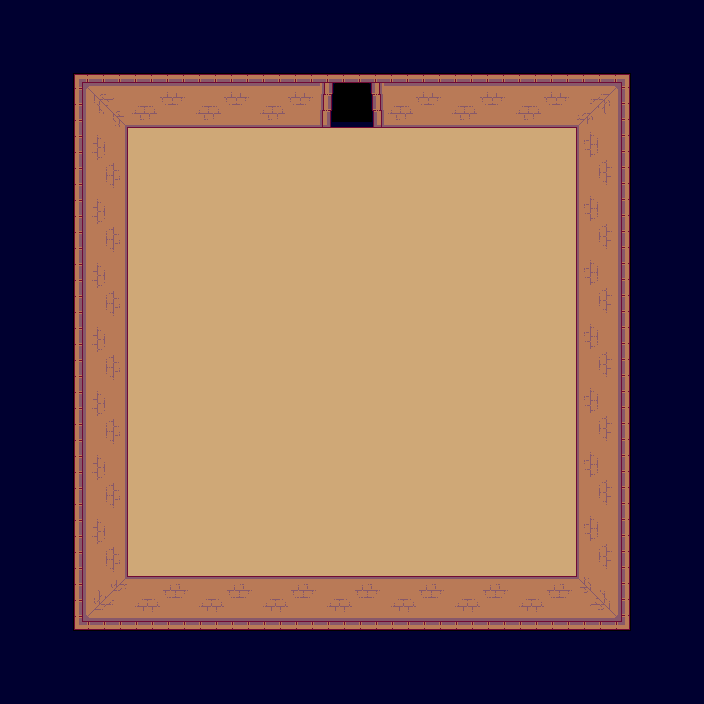

This is a level from a 2D game, rendered from its Tiled map with the project's own tilesets. A one-line summary and the complete map file follow:
An orthogonal 11x11 tile map with 64x64 px tiles, 2 tile layers (background, collision) and 2 objects (door, hero).

<map version="1.0" tiledversion="1.0.3" orientation="orthogonal" renderorder="right-down" width="11" height="11" tilewidth="64" tileheight="64" nextobjectid="3">
 <tileset firstgid="1" name="tileset" tilewidth="64" tileheight="64" tilecount="16" columns="4">
  <image source="../images/tileset.png" width="256" height="256" />
 </tileset>
 <layer name="background" width="11" height="11">
  <data>
   <tile gid="0" />
   <tile gid="0" />
   <tile gid="0" />
   <tile gid="0" />
   <tile gid="0" />
   <tile gid="0" />
   <tile gid="0" />
   <tile gid="0" />
   <tile gid="0" />
   <tile gid="0" />
   <tile gid="0" />
   <tile gid="0" />
   <tile gid="0" />
   <tile gid="0" />
   <tile gid="0" />
   <tile gid="0" />
   <tile gid="16" />
   <tile gid="0" />
   <tile gid="0" />
   <tile gid="0" />
   <tile gid="0" />
   <tile gid="0" />
   <tile gid="0" />
   <tile gid="0" />
   <tile gid="6" />
   <tile gid="6" />
   <tile gid="6" />
   <tile gid="6" />
   <tile gid="6" />
   <tile gid="6" />
   <tile gid="6" />
   <tile gid="0" />
   <tile gid="0" />
   <tile gid="0" />
   <tile gid="0" />
   <tile gid="6" />
   <tile gid="6" />
   <tile gid="6" />
   <tile gid="6" />
   <tile gid="6" />
   <tile gid="6" />
   <tile gid="6" />
   <tile gid="0" />
   <tile gid="0" />
   <tile gid="0" />
   <tile gid="0" />
   <tile gid="6" />
   <tile gid="6" />
   <tile gid="6" />
   <tile gid="6" />
   <tile gid="6" />
   <tile gid="6" />
   <tile gid="6" />
   <tile gid="0" />
   <tile gid="0" />
   <tile gid="0" />
   <tile gid="0" />
   <tile gid="6" />
   <tile gid="6" />
   <tile gid="6" />
   <tile gid="6" />
   <tile gid="6" />
   <tile gid="6" />
   <tile gid="6" />
   <tile gid="0" />
   <tile gid="0" />
   <tile gid="0" />
   <tile gid="0" />
   <tile gid="6" />
   <tile gid="6" />
   <tile gid="6" />
   <tile gid="6" />
   <tile gid="6" />
   <tile gid="6" />
   <tile gid="6" />
   <tile gid="0" />
   <tile gid="0" />
   <tile gid="0" />
   <tile gid="0" />
   <tile gid="6" />
   <tile gid="6" />
   <tile gid="6" />
   <tile gid="6" />
   <tile gid="6" />
   <tile gid="6" />
   <tile gid="6" />
   <tile gid="0" />
   <tile gid="0" />
   <tile gid="0" />
   <tile gid="0" />
   <tile gid="6" />
   <tile gid="6" />
   <tile gid="6" />
   <tile gid="6" />
   <tile gid="6" />
   <tile gid="6" />
   <tile gid="6" />
   <tile gid="0" />
   <tile gid="0" />
   <tile gid="0" />
   <tile gid="0" />
   <tile gid="0" />
   <tile gid="0" />
   <tile gid="0" />
   <tile gid="0" />
   <tile gid="0" />
   <tile gid="0" />
   <tile gid="0" />
   <tile gid="0" />
   <tile gid="0" />
   <tile gid="0" />
   <tile gid="0" />
   <tile gid="0" />
   <tile gid="0" />
   <tile gid="0" />
   <tile gid="0" />
   <tile gid="0" />
   <tile gid="0" />
   <tile gid="0" />
   <tile gid="0" />
   <tile gid="0" />
  </data>
 </layer>
 <layer name="collision" width="11" height="11">
  <properties>
   <property name="collision" value="true" />
  </properties>
  <data>
   <tile gid="4" />
   <tile gid="4" />
   <tile gid="4" />
   <tile gid="4" />
   <tile gid="4" />
   <tile gid="4" />
   <tile gid="4" />
   <tile gid="4" />
   <tile gid="4" />
   <tile gid="4" />
   <tile gid="4" />
   <tile gid="4" />
   <tile gid="1" />
   <tile gid="2" />
   <tile gid="2" />
   <tile gid="2" />
   <tile gid="0" />
   <tile gid="2" />
   <tile gid="2" />
   <tile gid="2" />
   <tile gid="3" />
   <tile gid="4" />
   <tile gid="4" />
   <tile gid="5" />
   <tile gid="0" />
   <tile gid="0" />
   <tile gid="0" />
   <tile gid="0" />
   <tile gid="0" />
   <tile gid="0" />
   <tile gid="0" />
   <tile gid="7" />
   <tile gid="4" />
   <tile gid="4" />
   <tile gid="5" />
   <tile gid="0" />
   <tile gid="0" />
   <tile gid="0" />
   <tile gid="0" />
   <tile gid="0" />
   <tile gid="0" />
   <tile gid="0" />
   <tile gid="7" />
   <tile gid="4" />
   <tile gid="4" />
   <tile gid="5" />
   <tile gid="0" />
   <tile gid="0" />
   <tile gid="0" />
   <tile gid="0" />
   <tile gid="0" />
   <tile gid="0" />
   <tile gid="0" />
   <tile gid="7" />
   <tile gid="4" />
   <tile gid="4" />
   <tile gid="5" />
   <tile gid="0" />
   <tile gid="0" />
   <tile gid="0" />
   <tile gid="0" />
   <tile gid="0" />
   <tile gid="0" />
   <tile gid="0" />
   <tile gid="7" />
   <tile gid="4" />
   <tile gid="4" />
   <tile gid="5" />
   <tile gid="0" />
   <tile gid="0" />
   <tile gid="0" />
   <tile gid="0" />
   <tile gid="0" />
   <tile gid="0" />
   <tile gid="0" />
   <tile gid="7" />
   <tile gid="4" />
   <tile gid="4" />
   <tile gid="5" />
   <tile gid="0" />
   <tile gid="0" />
   <tile gid="0" />
   <tile gid="0" />
   <tile gid="0" />
   <tile gid="0" />
   <tile gid="0" />
   <tile gid="7" />
   <tile gid="4" />
   <tile gid="4" />
   <tile gid="5" />
   <tile gid="0" />
   <tile gid="0" />
   <tile gid="0" />
   <tile gid="0" />
   <tile gid="0" />
   <tile gid="0" />
   <tile gid="0" />
   <tile gid="7" />
   <tile gid="4" />
   <tile gid="4" />
   <tile gid="9" />
   <tile gid="10" />
   <tile gid="10" />
   <tile gid="10" />
   <tile gid="10" />
   <tile gid="10" />
   <tile gid="10" />
   <tile gid="10" />
   <tile gid="11" />
   <tile gid="4" />
   <tile gid="4" />
   <tile gid="4" />
   <tile gid="4" />
   <tile gid="4" />
   <tile gid="4" />
   <tile gid="4" />
   <tile gid="4" />
   <tile gid="4" />
   <tile gid="4" />
   <tile gid="4" />
   <tile gid="4" />
  </data>
 </layer>
 <objectgroup name="objects">
  <object id="1" name="door_N" type="door" x="319" y="62" width="64" height="64">
   <properties>
    <property name="direction" value="N" />
    <property name="group" value="doors" />
    <property name="texture" value="" />
   </properties>
  </object>
  <object id="2" name="hero" type="hero" x="333" y="331" width="40" height="40">
   <properties>
    <property name="group" value="heroes" />
    <property name="texture" value="hero_spritesheet" />
    <property name="walking_speed" value="150" />
   </properties>
  </object>
 </objectgroup>
</map>
